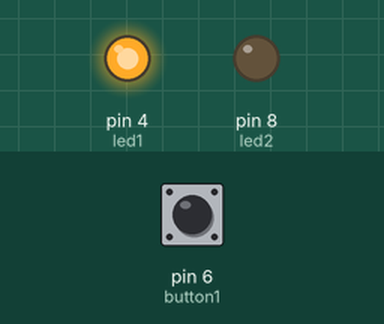
Bench run of a sketch on a simulated Arduino Uno, built with avr-gcc and run on an emulated ATmega328P. Shown: output pins drawn as LEDs (lit = HIGH). Inputs (shaded band) come from the test bench; at power-on: pin 6 (button1) HIGH.

Above: at 1.2 s.
1.3 s: pin 6 (button1) pulled LOW for 0.15 s
At 2.5 s:
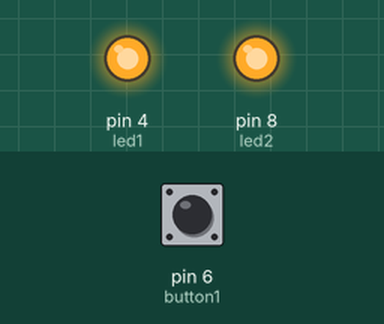
Timing chart, 0 to 4.3 s (numbered marks = the images above; inputs shaded):
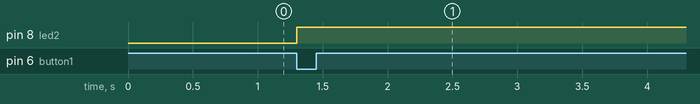

Measured:
- after the input at 1.3 s, pin 8 (led2): LOW → HIGH at once

The sketch:

button_debounce.ino
```cpp
const int led1 = 4;
const int led2 = 8;

const int button1 = 6;
const int button2 = 7;

int prev_button_state = 1;
int cur_button_state;
int led_state = 0;
void setup() {
  // put your setup code here, to run once:
  //set 2 LEDs to output
  pinMode (led1, OUTPUT);
  pinMode (led2, OUTPUT);
  //set 2 buttons to input
  pinMode (button1, INPUT_PULLUP);
  pinMode (button2, INPUT_PULLUP);
  //LEDs are off at the start
  digitalWrite (led1, HIGH);
  led_state = 1;
  digitalWrite (led2, LOW);
}

void loop() {
  // put your main code here, to run repeatedly:
  int button1_read = digitalRead(button1);

  //---------------------dealing with debounce with 1 button-----------------------------//
  if (button1_read != prev_button_state){
    //delay (100);

    if (button1_read == digitalRead(button1)){
      cur_button_state = button1_read;

      if (cur_button_state == 0){//button is pressed
        //check the answer
        if (led_state == 1){
          digitalWrite (led2, HIGH);
        }
      }
      prev_button_state = cur_button_state; //update the button state
    }
  }
}
```
